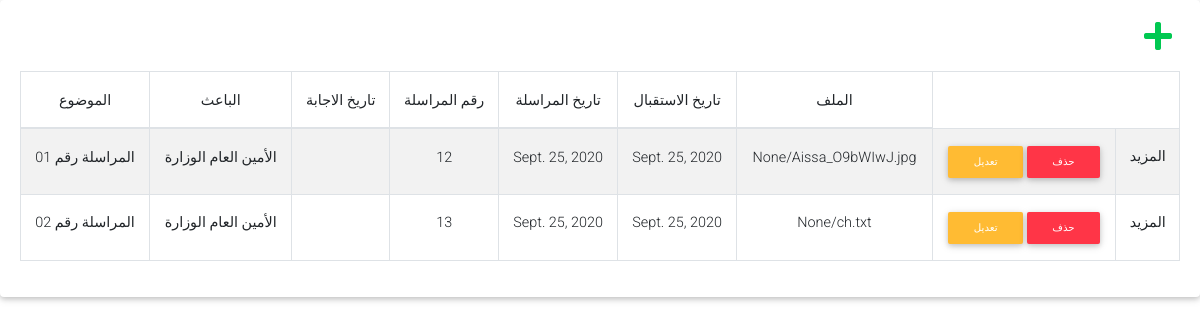
Page /entry (signed in) on the earlier database version.
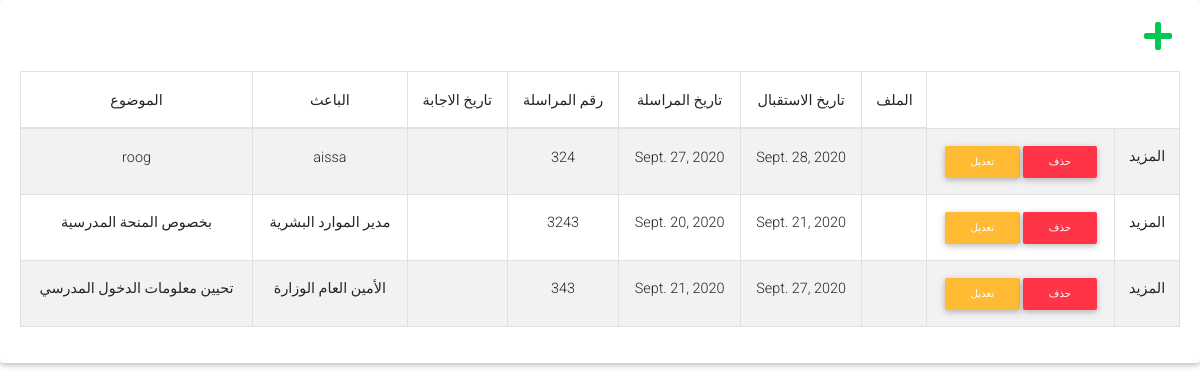
Same page on the later database version.
### reg_app/models.py (models this page shows, shortened)
class Entry(models.Model):
    user = models.ForeignKey(User, on_delete=models.CASCADE)
    date_responded = models.DateField(auto_now=False, blank=True)
    subject = models.CharField(max_length=150)
    sender = models.CharField(max_length=150)
    files = models.FileField(upload_to=None, max_length=100, blank=True)
    num_of_file = models.IntegerField()
    date_of_file = models.DateField(auto_now=False, auto_now_add=False)
    date_recived = models.DateField(auto_now=False, auto_now_add=False)
    def get_absolute_url(self):
        return reverse("reg_app:Entry_detail", kwargs={"entry_id": self.pk})

### reg_app/views.py (the view)
# urls.py: url(r'^entry$', views.entry, name="entry"),
def entry(request):
    cr_usr = request.user
    entries = Entry.objects.filter(user=cr_usr.id)
    return render(request, "reg_app/entry.html", {"entries": entries})

### reg_app/templates/reg_app/entry.html (shortened to what this page needs)
{% extends 'reg_app/base.html' %}
{% load  static %}
    {%block content%}
<div class="card">
  <div class="card-body">
  {% if entries  %}
    <div id="table" >
      <span class="table-add float-right mb-3 mr-2"><a href="{% url 'reg_app:add_entry' %}" class="text-success"><i
            class="fas fa-plus fa-2x" aria-hidden="true"></i></a></span>
      <table class="table table-bordered  table-striped text-center">
        <thead>
          <tr>
            <th class="text-center">الموضوع</th>
            <th class="text-center">الباعث</th>
            <th class="text-center">تاريخ الاجابة</th>
            <th class="text-center">رقم المراسلة</th>
            <th class="text-center">تاريخ المراسلة</th>
            <th class="text-center">تاريخ الاستقبال</th>
            <th class="text-center">الملف</th>
          </tr>
        </thead>
        <tbody>
        {% for item in  entries %}
          <tr>
            <td class="pt-3-half" >{{item.subject}}</td>
            <td class="pt-3-half" >{{item.sender}}</td>
            <td class="pt-3-half" >{{item.date_response}}</td>
            <td class="pt-3-half" >{{item.num_of_file}}</td>
            <td class="pt-3-half" >{{item.date_of_file}}</td>
            <td class="pt-3-half" >{{item.date_recived}}</td>
            <td class="pt-3-half" >{{item.files}}</td>
            <td><center><a class="btn btn-sm btn-warning edit" name="{{ item.id }}">تعديل</a> <a class="btn btn-sm btn-danger delete" name="{{ item.id }}">حذف</a></center></td>
            <td class="pt-3-half" ><a href="{{item.get_absolute_url}}">المزيد</a></td>
          </tr>
        {% endfor %}
        </tbody>
      </table>
    </div>
    {% else %}
    <p class="lead text-center btn-info"> ...ليس هنالك بريد وارد ...</p>
    {% endif %}
  </div>
</div>
{% endblock %}

Differences in the rows shown:
removed Entry: subject "المراسلة رقم 01", sender "الأمين العام الوزارة", num_of_file "12", date_of_file "Sept. 25, 2020", date_recived "Sept. 25, 2020", files "None/Aissa_O9bWIwJ.jpg"
removed Entry: subject "المراسلة رقم 02", sender "الأمين العام الوزارة", num_of_file "13", date_of_file "Sept. 25, 2020", date_recived "Sept. 25, 2020", files "None/ch.txt"
added Entry: subject "roog", sender "aissa", num_of_file "324", date_of_file "Sept. 27, 2020", date_recived "Sept. 28, 2020"
now on this page (row edited): Entry: subject "بخصوص المنحة المدرسية", sender "مدير الموارد البشرية", num_of_file "3243", date_of_file "Sept. 20, 2020", date_recived "Sept. 21, 2020"
now on this page (row edited): Entry: subject "تحيين معلومات الدخول المدرسي", sender "الأمين العام الوزارة", num_of_file "343", date_of_file "Sept. 21, 2020", date_recived "Sept. 27, 2020"
